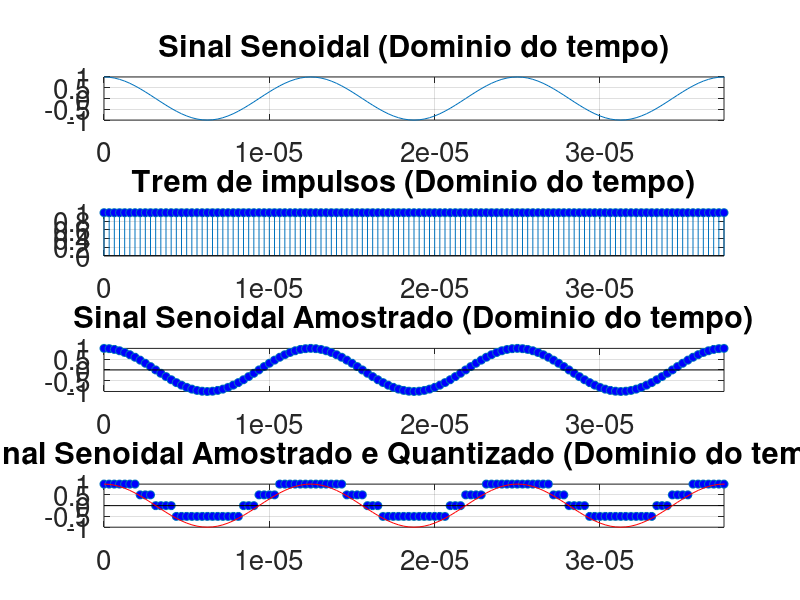

This figure's MATLAB source:
close all; clear all; clc;
pkg load signal;

% Altera o tamanho da fonte nos plots para 15
set(0, 'DefaultAxesFontSize', 20);

% Defining the base signal amplitude.
A_signal = 1;

% Defining the frequency for the base signal 
f_signal = 80000;

% Defining the period and frequency of sampling:
fs = 40*f_signal;
Ts = 1/fs;
T = 1/f_signal;

% Defining the sinal period.
t_inicial = 0;
t_final = 0.01;

% "t" vector, correspondig to the time period of analysis, on time domain.
t = [t_inicial:Ts:t_final];

signal = A_signal*cos(2*pi*f_signal*t);

% Criando um trem de impulsos com período de 2T
impulse_train = zeros(size(t));
impulse_train(mod(t, 1/fs) == 0) = 1;

signal_sampled = signal .* impulse_train;

% Quantidade de níveis desejada (tirando o 0)
n=2;
num_levels = 2^n;

% Gerando os níveis de quantização automaticamente
levels = linspace(-1, 1, num_levels+1);
levels = levels(2:end); % Remove o primeiro elemento (zero)

% Quantização
quantized_signal = zeros(size(signal_sampled));
for i = 1:length(signal_sampled)
    for j = 1:length(levels)
        if signal_sampled(i) <= levels(j)
            quantized_signal(i) = levels(j);
            break;
        end
    end
end

figure(1)
subplot(411)
plot(t,signal)
grid on;
xlim([0 3*T])
title('Sinal Senoidal (Dominio do tempo)')

subplot(412)
stem(t,impulse_train, 'MarkerFaceColor', 'b')
grid on;
xlim([0 3*T])
title('Trem de impulsos (Dominio do tempo)')

subplot(413)
stem(t,signal_sampled, 'LineStyle','none', 'MarkerFaceColor', 'b')
grid on;
xlim([0 3*T])
title('Sinal Senoidal Amostrado (Dominio do tempo)')

subplot(414)
stem(t,quantized_signal, 'LineStyle','none', 'MarkerFaceColor', 'b')
xlim([0 3*T])
hold on; 
plot(t,signal, 'r')
xlim([0 3*T])
grid on;
title('Sinal Senoidal Amostrado e Quantizado (Dominio do tempo)')

% convertendo valores quantizados para binário: 
binary_signal = dec2bin((quantized_signal + 1) * (2^(n-1)), n)